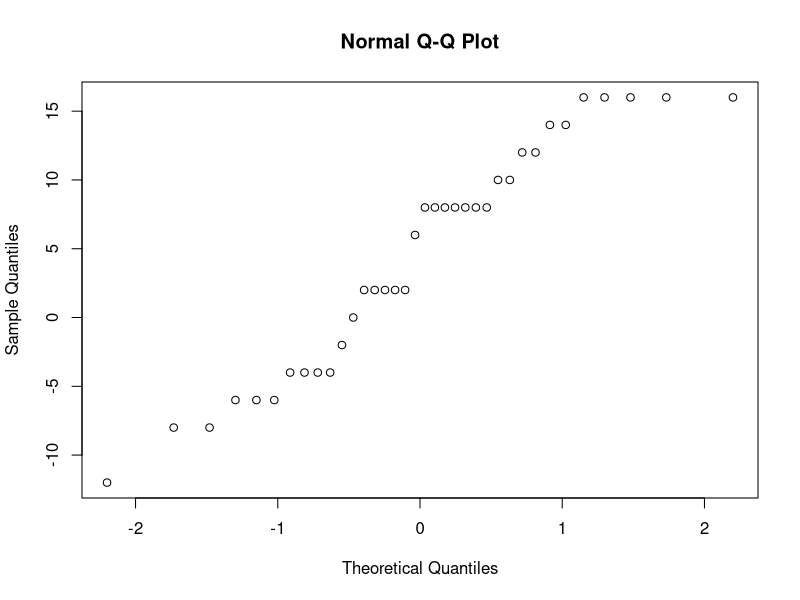
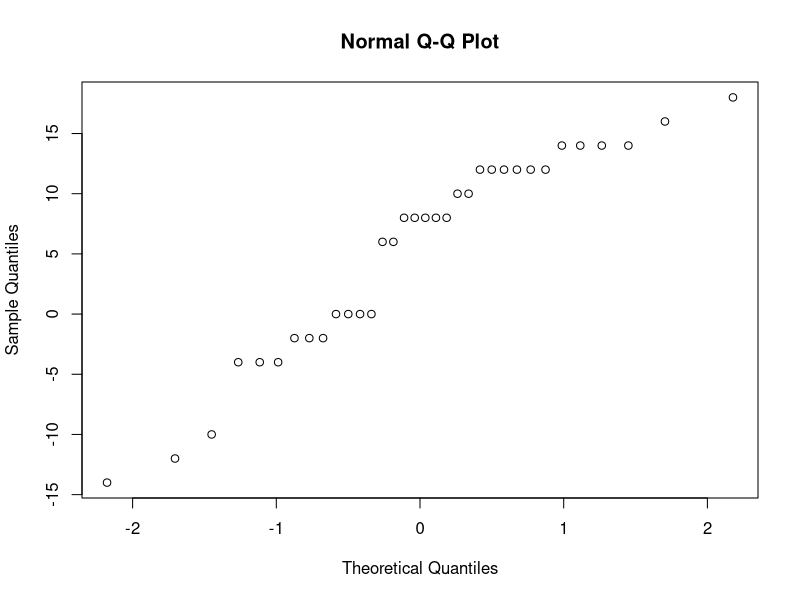
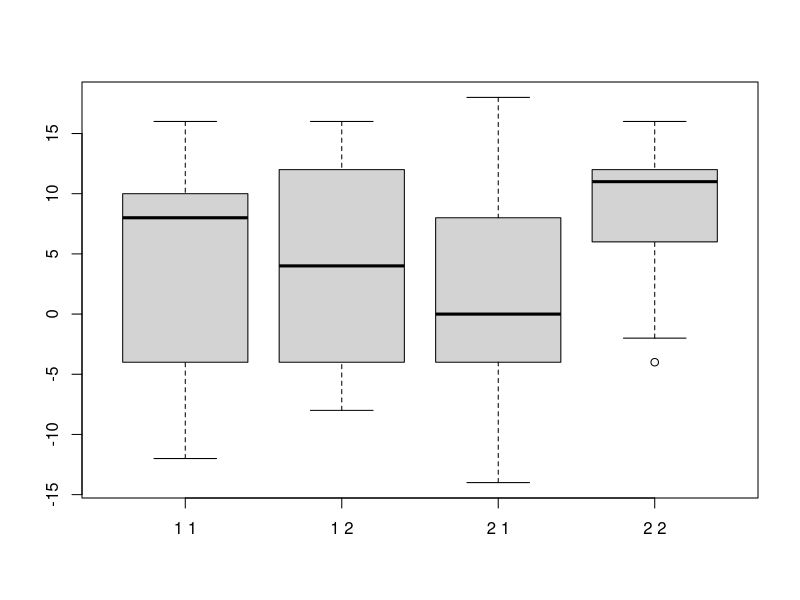
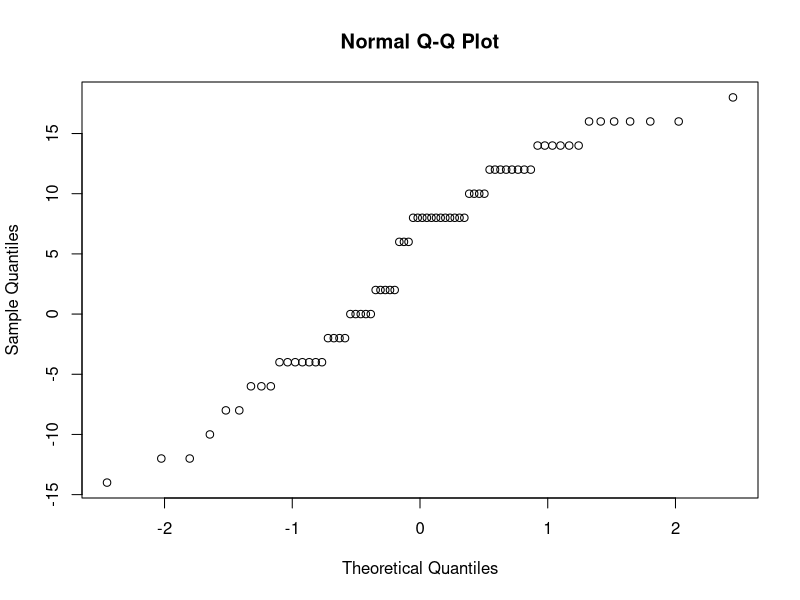

R code for these plots, in order:
## ---- chunk 1
knitr::opts_chunk$set(echo = TRUE)
## ---- chunk 2
data <- read.csv("Spring_All_Analysis_Augmented.csv")
summary(data)
compositescore <- ifelse(data$Sentence == "Correct", ifelse(data$Answer == "Correct", 4, ifelse(data$Answer == "Wrong", -2, 2)), ifelse(data$Sentence == "Wrong", ifelse(data$Answer == "Correct", 2, ifelse(data$Answer == "Wrong", -4, -2)), NA))
confcompscore <- ifelse(data$Confidence == "Very", compositescore, ifelse(data$Confidence == "Semi", compositescore/2, compositescore/4))
confscore <- ifelse(data$Confidence == "Very", 2, ifelse(data$Confidence == "Semi", 1, 0)) # no answer is also 0

# compositescore[data$Group==1 & data$Session==1]
# compositescore[data$Group==2 & data$Session==1]
# compositescore[data$Group==1 & data$Session==2]
# compositescore[data$Group==2 & data$Session==2]
# 
# confcompscore[data$Group==1 & data$Session==1]
# confcompscore[data$Group==2 & data$Session==1]
# confcompscore[data$Group==1 & data$Session==2]
# confcompscore[data$Group==2 & data$Session==2]

dgdata <- read.csv("Spring_Demographics_Everything.csv")
summary(dgdata)
## ---- chunk 3
session1totalIDCorrect <-sapply(split(compositescore[data$Session == 1], data$ID[data$Session == 1]), sum, na.rm=T)
session2totalIDCorrect <-sapply(split(compositescore[data$Session == 2], data$ID[data$Session == 2]), sum, na.rm=T)
session1totalIDTime <-sapply(split(data$Time[data$Session == 1], data$ID[data$Session == 1]), sum, na.rm=T)
session2totalIDTime <-sapply(split(data$Time[data$Session == 2], data$ID[data$Session == 2]), sum, na.rm=T)
session1totalIDConf <-sapply(split(confscore[data$Session == 1], data$ID[data$Session == 1]), sum, na.rm=T)
session2totalIDConf <-sapply(split(confscore[data$Session == 2], data$ID[data$Session == 2]), sum, na.rm=T)
session1IDGroup <-sapply(split(data$Group[data$Session == 1], data$ID[data$Session == 1]), unique)
session2IDGroup <-sapply(split(data$Group[data$Session == 2], data$ID[data$Session == 2]), unique)
## ---- chunk 4
mndx <- match(labels(session1totalIDCorrect), labels(session2totalIDCorrect))
# match finds the positions of Session1's IDs in Session2
# IDs in Session1 not in Session2 appear as NA
session1totalIDCorrect
session2totalIDCorrect
mndx
session1totalIDCorrect[!is.na(mndx)] # remove IDs not in Session2
session2totalIDCorrect[mndx[!is.na(mndx)]] # IDs in Session2 not in Session1 don't show up in mndx

filter1 <- !is.na(mndx)
filter2 <- mndx[!is.na(mndx)]
msession1totalIDCorrect <- session1totalIDCorrect[filter1]
msession2totalIDCorrect <- session2totalIDCorrect[filter2]
msession1totalIDTime <- session1totalIDTime[filter1]
msession2totalIDTime <- session2totalIDTime[filter2]
msession1totalIDConf <- session1totalIDConf[filter1]
msession2totalIDConf <- session2totalIDConf[filter2]
msession1IDGroup <- session1IDGroup[filter1]
msession2IDGroup <- session2IDGroup[filter2]

## ---- chunk 5
t.test(msession1totalIDCorrect[msession1IDGroup == 1], msession2totalIDCorrect[msession2IDGroup == 1], paired=T)
t.test(session1totalIDCorrect[session1IDGroup == 1], session2totalIDCorrect[session2IDGroup == 1])
wilcox.test(msession1totalIDCorrect[msession1IDGroup == 1], msession2totalIDCorrect[msession2IDGroup == 1], paired=T)
wilcox.test(session1totalIDCorrect[session1IDGroup == 1], session2totalIDCorrect[session2IDGroup == 1])

t.test(msession1totalIDCorrect[msession1IDGroup == 2], msession2totalIDCorrect[msession2IDGroup == 2], paired=T)
t.test(session1totalIDCorrect[session1IDGroup == 2], session2totalIDCorrect[session2IDGroup == 2])
wilcox.test(msession1totalIDCorrect[msession1IDGroup == 2], msession2totalIDCorrect[msession2IDGroup == 2], paired=T)
wilcox.test(session1totalIDCorrect[session1IDGroup == 2], session2totalIDCorrect[session2IDGroup == 2])
## ---- chunk 6
qqnorm(session1totalIDCorrect)
shapiro.test(session1totalIDCorrect)
qqnorm(session2totalIDCorrect)
shapiro.test(session2totalIDCorrect)
## ---- chunk 7
dgndx <- match(names(msession1IDGroup), dgdata$ID)
OSSExp <- dgdata$Open_Source_Experience[dgndx]
ProExp <- dgdata$Professional_Software_Experience[dgndx]
ModelExp <- dgdata$Model_Experience[dgndx]
CSBg <- dgdata$CS_Background[dgndx]
LawBg <- dgdata$Law_Background[dgndx]
DStructExp <- dgdata$Data_Structure_Experience[dgndx]
EnglProf <- dgdata$English_Proficiency[dgndx]
## ---- chunk 8
Group <- as.factor(msession1IDGroup)
IDdata <- data.frame(Group, msession1totalIDCorrect, msession2totalIDCorrect, msession1totalIDTime, msession2totalIDTime, msession1totalIDConf, msession2totalIDConf, OSSExp, ProExp, ModelExp, CSBg, LawBg, DStructExp, EnglProf)
names(IDdata)[names(IDdata) == "msession1totalIDCorrect"] <- "session1totalIDCorrect"
names(IDdata)[names(IDdata) == "msession2totalIDCorrect"] <- "session2totalIDCorrect"
names(IDdata)[names(IDdata) == "msession1totalIDTime"] <- "session1totalIDTime"
names(IDdata)[names(IDdata) == "msession2totalIDTime"] <- "session2totalIDTime"
names(IDdata)[names(IDdata) == "msession1totalIDConf"] <- "session1totalIDConf"
names(IDdata)[names(IDdata) == "msession2totalIDConf"] <- "session2totalIDConf"
## ---- chunk 9
S1accuracyLModel <- lm(session1totalIDCorrect ~ Group + session1totalIDTime + session1totalIDConf + OSSExp + ProExp + ModelExp + CSBg + LawBg + DStructExp + EnglProf, data=IDdata)
S2accuracyLModel <- lm(session2totalIDCorrect ~ Group + session2totalIDTime + session2totalIDConf + OSSExp + ProExp + ModelExp + CSBg + LawBg + DStructExp + EnglProf, data=IDdata)
## ---- chunk 10
summary(S1accuracyLModel)
anova(S1accuracyLModel)
drop1(S1accuracyLModel, ~., test="F")
## ---- chunk 11
summary(S2accuracyLModel)
anova(S2accuracyLModel)
drop1(S2accuracyLModel, ~., test="F")
## ---- chunk 12
S1accuracyLModel <- lm(session1totalIDCorrect ~ Group + session1totalIDTime + session1totalIDConf + OSSExp + ProExp + EnglProf, data=IDdata)
S2accuracyLModel <- lm(session2totalIDCorrect ~ Group + session2totalIDTime + session2totalIDConf + OSSExp + ProExp + EnglProf, data=IDdata)
## ---- chunk 13
summary(S1accuracyLModel)
anova(S1accuracyLModel)
drop1(S1accuracyLModel, ~., test="F")
## ---- chunk 14
summary(S2accuracyLModel)
anova(S2accuracyLModel)
drop1(S2accuracyLModel, ~., test="F")
## ---- chunk 15
totalIDCorrect <- append(session1totalIDCorrect, session2totalIDCorrect)
totalIDTime <- append(session1totalIDTime, session2totalIDTime)
totalIDConf <- append(session1totalIDConf, session2totalIDConf)
IDGroup <- append(session1IDGroup, session2IDGroup)
IDSession <- append(rep(1,length(session1IDGroup)), rep(2,length(session2IDGroup)))
boxplot(split(totalIDCorrect, paste(IDSession, IDGroup)))

dgndx <- match(names(IDGroup), dgdata$ID)
OSSExp <- dgdata$Open_Source_Experience[dgndx]
ProExp <- dgdata$Professional_Software_Experience[dgndx]
ModelExp <- dgdata$Model_Experience[dgndx]
CSBg <- dgdata$CS_Background[dgndx]
LawBg <- dgdata$Law_Background[dgndx]
DStructExp <- dgdata$Data_Structure_Experience[dgndx]
EnglProf <- dgdata$English_Proficiency[dgndx]

Group <- as.factor(IDGroup)
Session <- as.factor(IDSession)
IDSessiondata <- data.frame(Session, Group, totalIDCorrect, totalIDTime, totalIDConf, OSSExp, ProExp, ModelExp, CSBg, LawBg, DStructExp, EnglProf)
## ---- chunk 16
qqnorm(totalIDCorrect)
shapiro.test(totalIDCorrect)
## ---- chunk 17
accuracyLModel <- lm(totalIDCorrect ~ Session + Group + totalIDTime + totalIDConf + OSSExp + ProExp + ModelExp + CSBg + LawBg + DStructExp + EnglProf + Session:Group, data=IDSessiondata)
## ---- chunk 18
summary(accuracyLModel)
anova(accuracyLModel)
drop1(accuracyLModel, ~., test="F")
## ---- chunk 19
accuracyLModel <- lm(totalIDCorrect ~ Session + Group + totalIDTime + totalIDConf + OSSExp + ProExp + EnglProf + Session:Group, data=IDSessiondata)
## ---- chunk 20
summary(accuracyLModel)
anova(accuracyLModel)
drop1(accuracyLModel, ~., test="F")
## ---- chunk 21
accuracyLModel <- lm(totalIDCorrect ~ Session + Group + totalIDTime + totalIDConf + EnglProf + Session:Group, data=IDSessiondata)
## ---- chunk 22
summary(accuracyLModel)
anova(accuracyLModel)
drop1(accuracyLModel, ~., test="F")
## ---- chunk 23
subjectID <- as.factor(names(IDGroup))
accuracyLModel <- lm(totalIDCorrect ~ subjectID + Session + Group + totalIDTime + totalIDConf + EnglProf + Session:Group, data=IDSessiondata)
## ---- chunk 24
summary(accuracyLModel)
anova(accuracyLModel)
drop1(accuracyLModel, ~., test="F")
## ---- chunk 25
domain <- as.character(data$QType)
domain[data$QType != "HIPAA"] <- "Copyright"
dtype <- as.factor(domain)
sessfactor <- as.factor(data$Session)
grpfactor <- as.factor(data$Group)

accuracyBModel <- glm(I(compositescore > 0) ~ sessfactor + grpfactor + dtype + log(Time + 1) + Confidence + sessfactor:grpfactor + sessfactor:dtype, family=binomial(), data=data)
## ---- chunk 26
summary(accuracyBModel)
anova(accuracyBModel, test="Chisq")
drop1(accuracyBModel, ~., test="Chisq")
## ---- chunk 27
subjectID <- as.factor(data$ID)
accuracyBModel <- glm(I(compositescore > 0) ~ subjectID + sessfactor + grpfactor + dtype + log(Time + 1) + Confidence + sessfactor:grpfactor + sessfactor:dtype, family=binomial(), data=data)
## ---- chunk 28
summary(accuracyBModel)
anova(accuracyBModel, test="Chisq")
drop1(accuracyBModel, ~., test="Chisq")
## ---- chunk 29
qID <- as.factor(data$QID)
accuracyBModel <- glm(I(compositescore > 0) ~ sessfactor + grpfactor + dtype + log(Time + 1) + Confidence + sessfactor:grpfactor + sessfactor:dtype + sessfactor:dtype:qID, family=binomial(), data=data)
## ---- chunk 30
summary(accuracyBModel)
anova(accuracyBModel, test="Chisq")
drop1(accuracyBModel, ~., test="Chisq")
## ---- chunk 31
qID <- as.factor(data$QID)
accuracyBModel <- glm(I(compositescore > 0) ~ sessfactor + grpfactor + dtype + log(Time + 1) + Confidence + sessfactor:grpfactor + sessfactor:dtype + sessfactor:dtype:qID + sessfactor:grpfactor:dtype:qID, family=binomial(), data=data)
## ---- chunk 32
summary(accuracyBModel)
anova(accuracyBModel, test="Chisq")
drop1(accuracyBModel, ~., test="Chisq")
